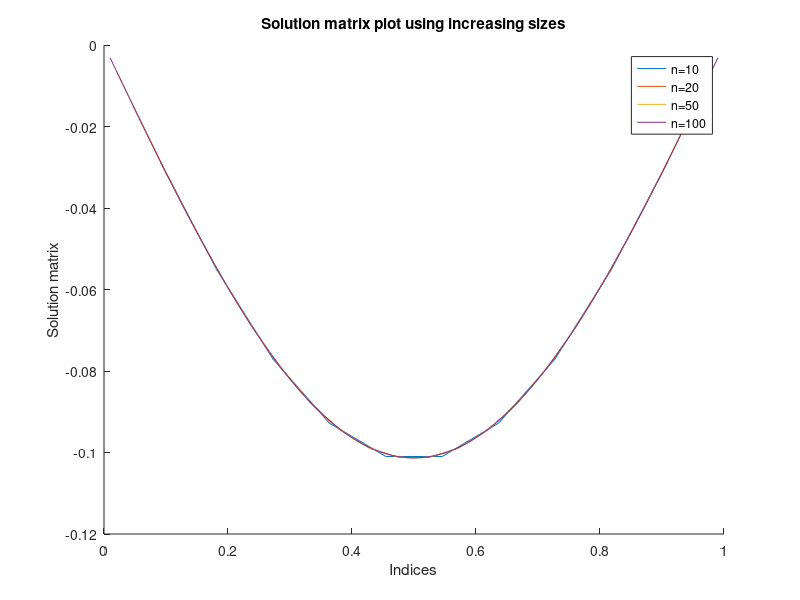

Source code (MATLAB):
% Crout Decomposition

a=[10,20,50,100];
hold on;
for yup=1:1:4
n=a(yup);
%Matrix A
A=zeros(n,n);
diagonal=-2*(n+1)^2;
other_diag=(n+1)^2;
for i=2:n-1
A(i,i)=diagonal;
A(i,i-1)=other_diag;
A(i,i+1)=other_diag;
end
A(1,2)=other_diag;
A(n,n-1)=other_diag;
A(1,1)=diagonal;
A(n,n)=diagonal;
% Create row vector b
b=zeros(n,1);
for i=1:n
b(i)=sin(pi*(i/(n+1)));
end
[n,m]=size(A);
% crout factorization Algorithm see wikipedia 4 defition
L=zeros(n);
U=zeros(n);
for i=1:n
L(i,1)=A(i,1);
U(i,i)=1;
end
for j=2:n
U(1,j)=A(1,j)/L(1,1);
end
for i=2:n
    for j=2:i
    L(i,j)=A(i,j)-L(i,1:j-1)*U(1:j-1,j);
    end
    for j=i+1:n
    U(i,j)=(A(i,j)-L(i,1:i-1)*U(1:i-1,j))/L(i,i);
    end
end
% Back Substitution, Ly = b
y=zeros(n,1);
y(1)=b(1)/L(1,1);
for i=2:n
y(i)=(b(i)-L(i,i-1)*y(i-1))/L(i,i);
end
% back substitution, Ux = y
x=zeros(n,1);
x(n)=y(n)/U(n,n);
for i=n-1:-1:1
x(i)=(y(i)-U(i,i+1)*x(i+1));
end
plot((1:n)/(n+1),x)
title('Solution matrix plot using increasing sizes')
xlabel('Indices')
ylabel('Solution matrix')
legend('n=10','n=20','n=50','n=100')
end
hold off;
